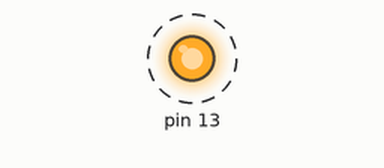
A sketch run on a simulated Arduino Uno, built with avr-gcc and run on an emulated ATmega328P. Shown: output pins drawn as LEDs (lit = HIGH). Dashed ring = blinking. What the sketch prints to the serial monitor is not drawn.

Above: at 0.5 s.
Timing chart, 0 to 4.6 s (numbered marks = the images above):
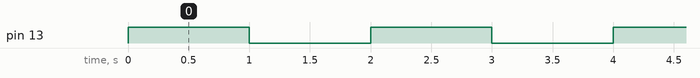

The sketch:

SerialMonitor.ino
```cpp
///Seri monitörde merhaba dünya yazımı. İşlem arduino ile gerçekleşip windows formunda görüntülenecek.
int a;
void setup()
{
  Serial.begin(9600);//Bitrate oranını verir. gidecek veri yani
  pinMode(13,OUTPUT);
}
void loop()
{
  /*a++;
  Serial.println(a);*/
  digitalWrite(13,HIGH);
  Serial.println("LED Yandi");
  delay(1000);
  digitalWrite(13,LOW);
  Serial.println("LED Sondu");
  delay(1000);
}
```

Measured:
- by itself, pin 13: alternates HIGH for 1.0 s and LOW for 1.0 s
